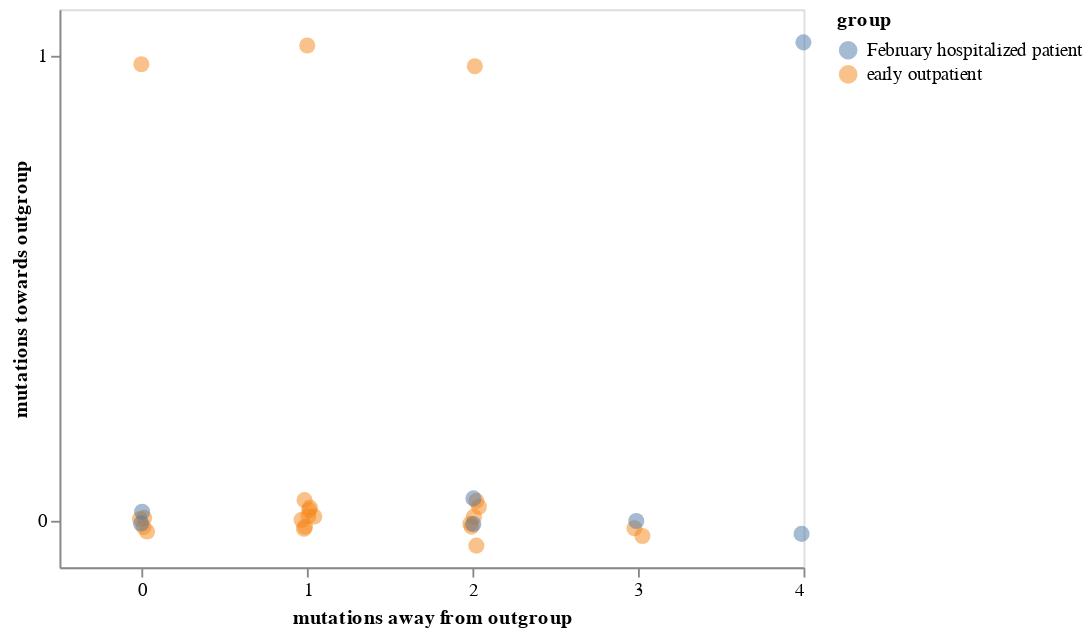

This figure's notebook cell:
### Markdown cell above
Plot the differences from the reference towards and away from outgroup comparators, only for samples with adequate coverage:

### Code cell
comparator_selection = alt.selection_single(
    name='comparator',
    bind=alt.binding_select(options=comparator_genomes),
    fields=['outgroup'],
    init={'outgroup': comparator_genomes[0]}
    )

aligner_selection = alt.selection_single(
    name='read',
    bind=alt.binding_select(options=diffs['aligner'].unique()),
    fields=['aligner'],
    init={'aligner': diffs['aligner'].unique()[-1]}
    )

jitter_slider = alt.selection_single(
        name='jitter',
        fields=['amount'],
        init={'amount': 0.2},
        bind=alt.binding_range(min=0, max=1)
        )

numpy.random.seed(1)

def rand_jitter(n):
    """Calculate random jitter as here:
    https://www.geeksforgeeks.org/how-to-make-stripplot-with-jitter-in-altair-python/
    """
    return (numpy.sqrt(-2 * numpy.log(numpy.random.rand(n))) *
            numpy.cos(2 * numpy.pi * numpy.random.rand(n)))

diffs_chart = (
    alt.Chart(diffs
              .assign(jitter_x=rand_jitter(len(diffs)),
                      jitter_y=rand_jitter(len(diffs))
                      )
              .drop(columns='sequence')
              .query('adequate_coverage')
              )
    .encode(x=alt.X('x:Q',
                    axis=alt.Axis(tickMinStep=1,
                                  grid=False),
                    title='mutations away from outgroup',
                    ),
            y=alt.Y('y:Q',
                    axis=alt.Axis(tickMinStep=1,
                                  grid=False),
                    title='mutations towards outgroup',
                    ),
            color='group:N',
            tooltip=['sample',
                     alt.Tooltip('frac_sites_called',
                                 title='fraction sites called',
                                 format='.3f'),
                     alt.Tooltip('n_mutations_towards',
                                 title='n mutations to outgroup'),
                     alt.Tooltip('n_mutations_away',
                                 title='n mutations from outgroup'),
                     alt.Tooltip('mutations_str_towards',
                                 title='mutations to outgroup'),
                     alt.Tooltip('mutations_str_away',
                                 title='mutations from outgroup'),
                     ]
            )
    .mark_point(filled=True,
                size=75,
                opacity=0.5)
    .add_selection(jitter_slider,
                   aligner_selection,
                   comparator_selection,
                   )
    .transform_filter(comparator_selection)
    .transform_filter(aligner_selection)
    .transform_calculate(
        x='datum.n_mutations_away + datum.jitter_x * jitter.amount / 10',
        y='datum.n_mutations_towards + datum.jitter_y * jitter.amount / 10'
        )
    )

diffs_chart

### Figure 1 — Vega-Lite specification as saved in the notebook (floating-point values rounded to 4 significant figures; data arrays with more than 128 entries replaced by an {"elided": "..."} marker saying what was removed)
{"config": {"view": {"continuousWidth": 400, "continuousHeight": 300}}, "data": {"name": "data-3e70beee18efaeada50be81e0b317fa8"}, "mark": {"type": "point", "filled": true, "opacity": 0.5, "size": 75}, "encoding": {"color": {"type": "nominal", "field": "group"}, "tooltip": [{"type": "nominal", "field": "sample"}, {"type": "quantitative", "field": "frac_sites_called", "format": ".3f", "title": "fraction sites called"}, {"type": "quantitative", "field": "n_mutations_towards", "title": "n mutations to outgroup"}, {"type": "quantitative", "field": "n_mutations_away", "title": "n mutations from outgroup"}, {"type": "nominal", "field": "mutations_str_towards", "title": "mutations to outgroup"}, {"type": "nominal", "field": "mutations_str_away", "title": "mutations from outgroup"}], "x": {"type": "quantitative", "axis": {"grid": false, "tickMinStep": 1}, "field": "x", "title": "mutations away from outgroup"}, "y": {"type": "quantitative", "axis": {"grid": false, "tickMinStep": 1}, "field": "y", "title": "mutations towards outgroup"}}, "selection": {"jitter": {"type": "single", "fields": ["amount"], "init": {"amount": 0.2}, "bind": {"input": "range", "max": 1, "min": 0}}, "read": {"type": "single", "bind": {"input": "select", "options": ["bwa-mem2", "minimap2"]}, "fields": ["aligner"], "init": {"aligner": "minimap2"}}, "comparator": {"type": "single", "bind": {"input": "select", "options": ["RaTG13", "RmYN02", "RShSTT200", "GD_Pangolin_MP789"]}, "fields": ["outgroup"], "init": {"outgroup": "RaTG13"}}}, "transform": [{"filter": {"selection": "comparator"}}, {"filter": {"selection": "read"}}, {"calculate": "datum.n_mutations_away + datum.jitter_x * jitter.amount / 10", "as": "x"}, {"calculate": "datum.n_mutations_towards + datum.jitter_y * jitter.amount / 10", "as": "y"}], "$schema": "https://vega.github.io/schema/vega-lite/v4.8.1.json", "datasets": {"data-3e70beee18efaeada50be81e0b317fa8": {"elided": "240 records"}}}
